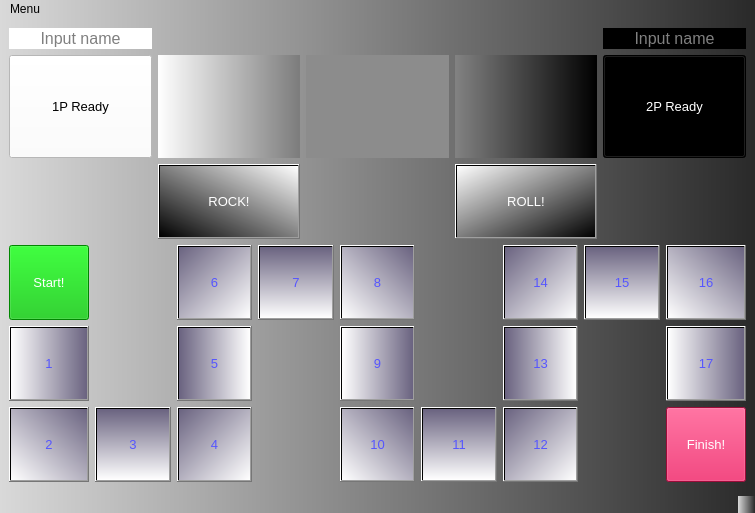
<?xml version="1.0" encoding="UTF-8"?>
<ui version="4.0">
 <class>MainWindow</class>
 <widget class="QMainWindow" name="MainWindow">
  <property name="geometry">
   <rect>
    <x>0</x>
    <y>0</y>
    <width>755</width>
    <height>513</height>
   </rect>
  </property>
  <property name="windowTitle">
   <string>Rock &amp; Roll Table Game</string>
  </property>
  <property name="styleSheet">
   <string notr="true">background-color: qlineargradient(spread:pad, x1:0, y1:1, x2:1, y2:1, stop:0 rgba(217, 217, 217, 255), stop:1 rgba(41, 41, 41, 255));</string>
  </property>
  <widget class="QWidget" name="centralwidget">
   <layout class="QVBoxLayout" name="verticalLayout">
    <item>
     <layout class="QGridLayout" name="gridLayout">
      <item row="2" column="3">
       <widget class="QPushButton" name="pushButton_21">
        <property name="sizePolicy">
         <sizepolicy hsizetype="Expanding" vsizetype="Expanding">
          <horstretch>0</horstretch>
          <verstretch>0</verstretch>
         </sizepolicy>
        </property>
        <property name="minimumSize">
         <size>
          <width>75</width>
          <height>75</height>
         </size>
        </property>
        <property name="font">
         <font>
          <pointsize>10</pointsize>
         </font>
        </property>
        <property name="styleSheet">
         <string notr="true">color: rgb(255, 255, 255);
background-color: qlineargradient(spread:pad, x1:0, y1:0, x2:1, y2:1, stop:0 rgba(255, 255, 255, 255), stop:1 rgba(0, 0, 0, 255));</string>
        </property>
        <property name="text">
         <string>ROLL!</string>
        </property>
       </widget>
      </item>
      <item row="0" column="0">
       <widget class="QLineEdit" name="lineEdit">
        <property name="sizePolicy">
         <sizepolicy hsizetype="Preferred" vsizetype="Maximum">
          <horstretch>75</horstretch>
          <verstretch>75</verstretch>
         </sizepolicy>
        </property>
        <property name="palette">
         <palette>
          <active>
           <colorrole role="Button">
            <brush brushstyle="SolidPattern">
             <color alpha="255">
              <red>255</red>
              <green>255</green>
              <blue>255</blue>
             </color>
            </brush>
           </colorrole>
           <colorrole role="Base">
            <brush brushstyle="SolidPattern">
             <color alpha="255">
              <red>255</red>
              <green>255</green>
              <blue>255</blue>
             </color>
            </brush>
           </colorrole>
           <colorrole role="Window">
            <brush brushstyle="SolidPattern">
             <color alpha="255">
              <red>255</red>
              <green>255</green>
              <blue>255</blue>
             </color>
            </brush>
           </colorrole>
           <colorrole role="Highlight">
            <brush brushstyle="SolidPattern">
             <color alpha="255">
              <red>0</red>
              <green>0</green>
              <blue>0</blue>
             </color>
            </brush>
           </colorrole>
           <colorrole role="HighlightedText">
            <brush brushstyle="SolidPattern">
             <color alpha="255">
              <red>255</red>
              <green>255</green>
              <blue>255</blue>
             </color>
            </brush>
           </colorrole>
          </active>
          <inactive>
           <colorrole role="Button">
            <brush brushstyle="SolidPattern">
             <color alpha="255">
              <red>255</red>
              <green>255</green>
              <blue>255</blue>
             </color>
            </brush>
           </colorrole>
           <colorrole role="Base">
            <brush brushstyle="SolidPattern">
             <color alpha="255">
              <red>255</red>
              <green>255</green>
              <blue>255</blue>
             </color>
            </brush>
           </colorrole>
           <colorrole role="Window">
            <brush brushstyle="SolidPattern">
             <color alpha="255">
              <red>255</red>
              <green>255</green>
              <blue>255</blue>
             </color>
            </brush>
           </colorrole>
           <colorrole role="Highlight">
            <brush brushstyle="SolidPattern">
             <color alpha="255">
              <red>0</red>
              <green>0</green>
              <blue>0</blue>
             </color>
            </brush>
           </colorrole>
           <colorrole role="HighlightedText">
            <brush brushstyle="SolidPattern">
             <color alpha="255">
              <red>255</red>
              <green>255</green>
              <blue>255</blue>
             </color>
            </brush>
           </colorrole>
          </inactive>
          <disabled>
           <colorrole role="Button">
            <brush brushstyle="SolidPattern">
             <color alpha="255">
              <red>255</red>
              <green>255</green>
              <blue>255</blue>
             </color>
            </brush>
           </colorrole>
           <colorrole role="Base">
            <brush brushstyle="SolidPattern">
             <color alpha="255">
              <red>255</red>
              <green>255</green>
              <blue>255</blue>
             </color>
            </brush>
           </colorrole>
           <colorrole role="Window">
            <brush brushstyle="SolidPattern">
             <color alpha="255">
              <red>255</red>
              <green>255</green>
              <blue>255</blue>
             </color>
            </brush>
           </colorrole>
           <colorrole role="Highlight">
            <brush brushstyle="SolidPattern">
             <color alpha="255">
              <red>0</red>
              <green>120</green>
              <blue>215</blue>
             </color>
            </brush>
           </colorrole>
           <colorrole role="HighlightedText">
            <brush brushstyle="SolidPattern">
             <color alpha="255">
              <red>255</red>
              <green>255</green>
              <blue>255</blue>
             </color>
            </brush>
           </colorrole>
          </disabled>
         </palette>
        </property>
        <property name="font">
         <font>
          <pointsize>12</pointsize>
         </font>
        </property>
        <property name="styleSheet">
         <string notr="true">background-color: rgb(255, 255, 255);</string>
        </property>
        <property name="text">
         <string/>
        </property>
        <property name="maxLength">
         <number>7</number>
        </property>
        <property name="frame">
         <bool>false</bool>
        </property>
        <property name="echoMode">
         <enum>QLineEdit::Normal</enum>
        </property>
        <property name="alignment">
         <set>Qt::AlignCenter</set>
        </property>
        <property name="readOnly">
         <bool>false</bool>
        </property>
        <property name="placeholderText">
         <string>Input name</string>
        </property>
       </widget>
      </item>
      <item row="2" column="1">
       <widget class="QPushButton" name="pushButton_20">
        <property name="sizePolicy">
         <sizepolicy hsizetype="Expanding" vsizetype="Expanding">
          <horstretch>0</horstretch>
          <verstretch>0</verstretch>
         </sizepolicy>
        </property>
        <property name="minimumSize">
         <size>
          <width>75</width>
          <height>75</height>
         </size>
        </property>
        <property name="font">
         <font>
          <pointsize>10</pointsize>
         </font>
        </property>
        <property name="styleSheet">
         <string notr="true">color: rgb(255, 255, 255);
background-color: qlineargradient(spread:pad, x1:1, y1:0, x2:0, y2:1, stop:0 rgba(255, 255, 255, 255), stop:1 rgba(0, 0, 0, 255));</string>
        </property>
        <property name="text">
         <string>ROCK!</string>
        </property>
       </widget>
      </item>
      <item row="0" column="4">
       <widget class="QLineEdit" name="lineEdit_5">
        <property name="sizePolicy">
         <sizepolicy hsizetype="Preferred" vsizetype="Maximum">
          <horstretch>75</horstretch>
          <verstretch>75</verstretch>
         </sizepolicy>
        </property>
        <property name="palette">
         <palette>
          <active>
           <colorrole role="WindowText">
            <brush brushstyle="SolidPattern">
             <color alpha="255">
              <red>255</red>
              <green>255</green>
              <blue>255</blue>
             </color>
            </brush>
           </colorrole>
           <colorrole role="Button">
            <brush brushstyle="SolidPattern">
             <color alpha="255">
              <red>0</red>
              <green>0</green>
              <blue>0</blue>
             </color>
            </brush>
           </colorrole>
           <colorrole role="Text">
            <brush brushstyle="SolidPattern">
             <color alpha="255">
              <red>255</red>
              <green>255</green>
              <blue>255</blue>
             </color>
            </brush>
           </colorrole>
           <colorrole role="ButtonText">
            <brush brushstyle="SolidPattern">
             <color alpha="255">
              <red>255</red>
              <green>255</green>
              <blue>255</blue>
             </color>
            </brush>
           </colorrole>
           <colorrole role="Base">
            <brush brushstyle="SolidPattern">
             <color alpha="255">
              <red>0</red>
              <green>0</green>
              <blue>0</blue>
             </color>
            </brush>
           </colorrole>
           <colorrole role="Window">
            <brush brushstyle="SolidPattern">
             <color alpha="255">
              <red>0</red>
              <green>0</green>
              <blue>0</blue>
             </color>
            </brush>
           </colorrole>
           <colorrole role="Highlight">
            <brush brushstyle="SolidPattern">
             <color alpha="255">
              <red>255</red>
              <green>255</green>
              <blue>255</blue>
             </color>
            </brush>
           </colorrole>
           <colorrole role="HighlightedText">
            <brush brushstyle="SolidPattern">
             <color alpha="255">
              <red>0</red>
              <green>0</green>
              <blue>0</blue>
             </color>
            </brush>
           </colorrole>
           <colorrole role="PlaceholderText">
            <brush brushstyle="NoBrush">
             <color alpha="128">
              <red>255</red>
              <green>255</green>
              <blue>255</blue>
             </color>
            </brush>
           </colorrole>
          </active>
          <inactive>
           <colorrole role="WindowText">
            <brush brushstyle="SolidPattern">
             <color alpha="255">
              <red>255</red>
              <green>255</green>
              <blue>255</blue>
             </color>
            </brush>
           </colorrole>
           <colorrole role="Button">
            <brush brushstyle="SolidPattern">
             <color alpha="255">
              <red>0</red>
              <green>0</green>
              <blue>0</blue>
             </color>
            </brush>
           </colorrole>
           <colorrole role="Text">
            <brush brushstyle="SolidPattern">
             <color alpha="255">
              <red>255</red>
              <green>255</green>
              <blue>255</blue>
             </color>
            </brush>
           </colorrole>
           <colorrole role="ButtonText">
            <brush brushstyle="SolidPattern">
             <color alpha="255">
              <red>255</red>
              <green>255</green>
              <blue>255</blue>
             </color>
            </brush>
           </colorrole>
           <colorrole role="Base">
            <brush brushstyle="SolidPattern">
             <color alpha="255">
              <red>0</red>
              <green>0</green>
              <blue>0</blue>
             </color>
            </brush>
           </colorrole>
           <colorrole role="Window">
            <brush brushstyle="SolidPattern">
             <color alpha="255">
              <red>0</red>
              <green>0</green>
              <blue>0</blue>
             </color>
            </brush>
           </colorrole>
           <colorrole role="Highlight">
            <brush brushstyle="SolidPattern">
             <color alpha="255">
              <red>255</red>
              <green>255</green>
              <blue>255</blue>
             </color>
            </brush>
           </colorrole>
           <colorrole role="HighlightedText">
            <brush brushstyle="SolidPattern">
             <color alpha="255">
              <red>0</red>
              <green>0</green>
              <blue>0</blue>
             </color>
            </brush>
           </colorrole>
           <colorrole role="PlaceholderText">
            <brush brushstyle="NoBrush">
             <color alpha="128">
              <red>255</red>
              <green>255</green>
              <blue>255</blue>
             </color>
            </brush>
           </colorrole>
          </inactive>
          <disabled>
           <colorrole role="WindowText">
            <brush brushstyle="SolidPattern">
             <color alpha="255">
              <red>255</red>
              <green>255</green>
              <blue>255</blue>
             </color>
            </brush>
           </colorrole>
           <colorrole role="Button">
            <brush brushstyle="SolidPattern">
             <color alpha="255">
              <red>0</red>
              <green>0</green>
              <blue>0</blue>
             </color>
            </brush>
           </colorrole>
           <colorrole role="Text">
            <brush brushstyle="SolidPattern">
             <color alpha="255">
              <red>255</red>
              <green>255</green>
              <blue>255</blue>
             </color>
            </brush>
           </colorrole>
           <colorrole role="ButtonText">
            <brush brushstyle="SolidPattern">
             <color alpha="255">
              <red>255</red>
              <green>255</green>
              <blue>255</blue>
             </color>
            </brush>
           </colorrole>
           <colorrole role="Base">
            <brush brushstyle="SolidPattern">
             <color alpha="255">
              <red>0</red>
              <green>0</green>
              <blue>0</blue>
             </color>
            </brush>
           </colorrole>
           <colorrole role="Window">
            <brush brushstyle="SolidPattern">
             <color alpha="255">
              <red>0</red>
              <green>0</green>
              <blue>0</blue>
             </color>
            </brush>
           </colorrole>
           <colorrole role="Highlight">
            <brush brushstyle="SolidPattern">
             <color alpha="255">
              <red>0</red>
              <green>120</green>
              <blue>215</blue>
             </color>
            </brush>
           </colorrole>
           <colorrole role="HighlightedText">
            <brush brushstyle="SolidPattern">
             <color alpha="255">
              <red>0</red>
              <green>0</green>
              <blue>0</blue>
             </color>
            </brush>
           </colorrole>
           <colorrole role="PlaceholderText">
            <brush brushstyle="NoBrush">
             <color alpha="128">
              <red>255</red>
              <green>255</green>
              <blue>255</blue>
             </color>
            </brush>
           </colorrole>
          </disabled>
         </palette>
        </property>
        <property name="font">
         <font>
          <pointsize>12</pointsize>
         </font>
        </property>
        <property name="styleSheet">
         <string notr="true">background-color: rgb(0, 0, 0);
color: rgb(255, 255, 255);</string>
        </property>
        <property name="text">
         <string/>
        </property>
        <property name="maxLength">
         <number>7</number>
        </property>
        <property name="frame">
         <bool>false</bool>
        </property>
        <property name="alignment">
         <set>Qt::AlignCenter</set>
        </property>
        <property name="readOnly">
         <bool>false</bool>
        </property>
        <property name="placeholderText">
         <string>Input name</string>
        </property>
       </widget>
      </item>
      <item row="1" column="0">
       <widget class="QPushButton" name="pushButton_22">
        <property name="sizePolicy">
         <sizepolicy hsizetype="Minimum" vsizetype="Minimum">
          <horstretch>0</horstretch>
          <verstretch>0</verstretch>
         </sizepolicy>
        </property>
        <property name="font">
         <font>
          <pointsize>10</pointsize>
         </font>
        </property>
        <property name="styleSheet">
         <string notr="true">color: rgb(0, 0, 0);
background-color: rgb(255, 255, 255);
</string>
        </property>
        <property name="text">
         <string>1P Ready</string>
        </property>
       </widget>
      </item>
      <item row="1" column="4">
       <widget class="QPushButton" name="pushButton_23">
        <property name="sizePolicy">
         <sizepolicy hsizetype="Minimum" vsizetype="Minimum">
          <horstretch>75</horstretch>
          <verstretch>75</verstretch>
         </sizepolicy>
        </property>
        <property name="font">
         <font>
          <pointsize>10</pointsize>
         </font>
        </property>
        <property name="styleSheet">
         <string notr="true">color: rgb(255, 255, 255);
background-color: rgb(0, 0, 0);</string>
        </property>
        <property name="text">
         <string>2P Ready</string>
        </property>
       </widget>
      </item>
      <item row="1" column="1">
       <widget class="QLineEdit" name="lineEdit_2">
        <property name="sizePolicy">
         <sizepolicy hsizetype="Preferred" vsizetype="Preferred">
          <horstretch>75</horstretch>
          <verstretch>75</verstretch>
         </sizepolicy>
        </property>
        <property name="minimumSize">
         <size>
          <width>0</width>
          <height>75</height>
         </size>
        </property>
        <property name="font">
         <font>
          <pointsize>12</pointsize>
         </font>
        </property>
        <property name="styleSheet">
         <string notr="true">background-color: qlineargradient(spread:pad, x1:1, y1:0, x2:0, y2:0, stop:0 rgba(124, 124, 124, 255), stop:1 rgba(255, 255, 255, 255));</string>
        </property>
        <property name="frame">
         <bool>false</bool>
        </property>
        <property name="alignment">
         <set>Qt::AlignCenter</set>
        </property>
        <property name="readOnly">
         <bool>true</bool>
        </property>
       </widget>
      </item>
      <item row="1" column="2">
       <widget class="QLineEdit" name="lineEdit_3">
        <property name="sizePolicy">
         <sizepolicy hsizetype="Preferred" vsizetype="Preferred">
          <horstretch>75</horstretch>
          <verstretch>75</verstretch>
         </sizepolicy>
        </property>
        <property name="minimumSize">
         <size>
          <width>0</width>
          <height>75</height>
         </size>
        </property>
        <property name="font">
         <font>
          <pointsize>12</pointsize>
         </font>
        </property>
        <property name="styleSheet">
         <string notr="true">background-color: rgb(140, 140, 140);</string>
        </property>
        <property name="frame">
         <bool>false</bool>
        </property>
        <property name="alignment">
         <set>Qt::AlignCenter</set>
        </property>
        <property name="readOnly">
         <bool>true</bool>
        </property>
       </widget>
      </item>
      <item row="1" column="3">
       <widget class="QLineEdit" name="lineEdit_4">
        <property name="sizePolicy">
         <sizepolicy hsizetype="Preferred" vsizetype="Preferred">
          <horstretch>75</horstretch>
          <verstretch>75</verstretch>
         </sizepolicy>
        </property>
        <property name="minimumSize">
         <size>
          <width>0</width>
          <height>75</height>
         </size>
        </property>
        <property name="font">
         <font>
          <pointsize>12</pointsize>
         </font>
        </property>
        <property name="styleSheet">
         <string notr="true">background-color: qlineargradient(spread:pad, x1:0, y1:1, x2:1, y2:1, stop:0 rgba(130, 130, 130, 255), stop:1 rgba(0, 0, 0, 255));
color: rgb(255, 255, 255);</string>
        </property>
        <property name="frame">
         <bool>false</bool>
        </property>
        <property name="alignment">
         <set>Qt::AlignCenter</set>
        </property>
        <property name="readOnly">
         <bool>true</bool>
        </property>
       </widget>
      </item>
     </layout>
    </item>
    <item>
     <layout class="QGridLayout" name="gridLayout_2">
      <item row="0" column="7">
       <widget class="QPushButton" name="pushButton_16">
        <property name="sizePolicy">
         <sizepolicy hsizetype="Expanding" vsizetype="Expanding">
          <horstretch>0</horstretch>
          <verstretch>0</verstretch>
         </sizepolicy>
        </property>
        <property name="minimumSize">
         <size>
          <width>75</width>
          <height>75</height>
         </size>
        </property>
        <property name="font">
         <font>
          <pointsize>10</pointsize>
         </font>
        </property>
        <property name="autoFillBackground">
         <bool>false</bool>
        </property>
        <property name="styleSheet">
         <string notr="true">color: rgb(85, 85, 255);
background-color: qlineargradient(spread:pad, x1:0, y1:0, x2:0, y2:1, stop:0 rgba(106, 99, 128, 255), stop:1 rgba(255, 255, 255, 255));</string>
        </property>
        <property name="text">
         <string>15</string>
        </property>
        <property name="autoRepeat">
         <bool>false</bool>
        </property>
       </widget>
      </item>
      <item row="0" column="2">
       <widget class="QPushButton" name="pushButton_7">
        <property name="sizePolicy">
         <sizepolicy hsizetype="Expanding" vsizetype="Expanding">
          <horstretch>0</horstretch>
          <verstretch>0</verstretch>
         </sizepolicy>
        </property>
        <property name="minimumSize">
         <size>
          <width>75</width>
          <height>75</height>
         </size>
        </property>
        <property name="font">
         <font>
          <pointsize>10</pointsize>
         </font>
        </property>
        <property name="autoFillBackground">
         <bool>false</bool>
        </property>
        <property name="styleSheet">
         <string notr="true">color: rgb(85, 85, 255);
background-color: qlineargradient(spread:pad, x1:0, y1:0, x2:1, y2:1, stop:0 rgba(106, 99, 128, 255), stop:1 rgba(255, 255, 255, 255));</string>
        </property>
        <property name="text">
         <string>6</string>
        </property>
        <property name="autoRepeat">
         <bool>false</bool>
        </property>
       </widget>
      </item>
      <item row="1" column="0">
       <widget class="QPushButton" name="pushButton_2">
        <property name="sizePolicy">
         <sizepolicy hsizetype="Expanding" vsizetype="Expanding">
          <horstretch>0</horstretch>
          <verstretch>0</verstretch>
         </sizepolicy>
        </property>
        <property name="minimumSize">
         <size>
          <width>75</width>
          <height>75</height>
         </size>
        </property>
        <property name="font">
         <font>
          <pointsize>10</pointsize>
          <weight>50</weight>
          <italic>false</italic>
          <bold>false</bold>
         </font>
        </property>
        <property name="autoFillBackground">
         <bool>false</bool>
        </property>
        <property name="styleSheet">
         <string notr="true">color: rgb(85, 85, 255);
background-color: qlineargradient(spread:pad, x1:1, y1:1, x2:0, y2:1, stop:0 rgba(106, 99, 128, 255), stop:1 rgba(255, 255, 255, 255));</string>
        </property>
        <property name="text">
         <string>1</string>
        </property>
        <property name="autoRepeat">
         <bool>false</bool>
        </property>
       </widget>
      </item>
      <item row="2" column="0">
       <widget class="QPushButton" name="pushButton_3">
        <property name="sizePolicy">
         <sizepolicy hsizetype="Expanding" vsizetype="Expanding">
          <horstretch>0</horstretch>
          <verstretch>0</verstretch>
         </sizepolicy>
        </property>
        <property name="minimumSize">
         <size>
          <width>75</width>
          <height>75</height>
         </size>
        </property>
        <property name="font">
         <font>
          <pointsize>10</pointsize>
         </font>
        </property>
        <property name="autoFillBackground">
         <bool>false</bool>
        </property>
        <property name="styleSheet">
         <string notr="true">color: rgb(85, 85, 255);
background-color: qlineargradient(spread:pad, x1:1, y1:0, x2:0, y2:1, stop:0 rgba(106, 99, 128, 255), stop:1 rgba(255, 255, 255, 255));

</string>
        </property>
        <property name="text">
         <string>2</string>
        </property>
        <property name="autoRepeat">
         <bool>false</bool>
        </property>
       </widget>
      </item>
      <item row="1" column="2">
       <widget class="QPushButton" name="pushButton_6">
        <property name="sizePolicy">
         <sizepolicy hsizetype="Expanding" vsizetype="Expanding">
          <horstretch>0</horstretch>
          <verstretch>0</verstretch>
         </sizepolicy>
        </property>
        <property name="minimumSize">
         <size>
          <width>75</width>
          <height>75</height>
         </size>
        </property>
        <property name="font">
         <font>
          <pointsize>10</pointsize>
         </font>
        </property>
        <property name="autoFillBackground">
         <bool>false</bool>
        </property>
        <property name="styleSheet">
         <string notr="true">color: rgb(85, 85, 255);
background-color: qlineargradient(spread:pad, x1:0, y1:0, x2:1, y2:0, stop:0 rgba(106, 99, 128, 255), stop:1 rgba(255, 255, 255, 255));</string>
        </property>
        <property name="text">
         <string>5</string>
        </property>
        <property name="autoRepeat">
         <bool>false</bool>
        </property>
       </widget>
      </item>
      <item row="0" column="0">
       <widget class="QPushButton" name="pushButton">
        <property name="sizePolicy">
         <sizepolicy hsizetype="Expanding" vsizetype="Expanding">
          <horstretch>0</horstretch>
          <verstretch>0</verstretch>
         </sizepolicy>
        </property>
        <property name="minimumSize">
         <size>
          <width>75</width>
          <height>75</height>
         </size>
        </property>
        <property name="font">
         <font>
          <pointsize>10</pointsize>
         </font>
        </property>
        <property name="autoFillBackground">
         <bool>false</bool>
        </property>
        <property name="styleSheet">
         <string notr="true">color: rgb(255, 255, 255);
background-color: rgb(0, 188, 0);</string>
        </property>
        <property name="text">
         <string>Start!</string>
        </property>
        <property name="autoRepeat">
         <bool>false</bool>
        </property>
       </widget>
      </item>
      <item row="1" column="4">
       <widget class="QPushButton" name="pushButton_10">
        <property name="sizePolicy">
         <sizepolicy hsizetype="Expanding" vsizetype="Expanding">
          <horstretch>0</horstretch>
          <verstretch>0</verstretch>
         </sizepolicy>
        </property>
        <property name="minimumSize">
         <size>
          <width>75</width>
          <height>75</height>
         </size>
        </property>
        <property name="font">
         <font>
          <pointsize>10</pointsize>
         </font>
        </property>
        <property name="autoFillBackground">
         <bool>false</bool>
        </property>
        <property name="styleSheet">
         <string notr="true">color: rgb(85, 85, 255);
background-color: qlineargradient(spread:pad, x1:1, y1:1, x2:0, y2:1, stop:0 rgba(106, 99, 128, 255), stop:1 rgba(255, 255, 255, 255));</string>
        </property>
        <property name="text">
         <string>9</string>
        </property>
        <property name="autoRepeat">
         <bool>false</bool>
        </property>
       </widget>
      </item>
      <item row="2" column="6">
       <widget class="QPushButton" name="pushButton_13">
        <property name="sizePolicy">
         <sizepolicy hsizetype="Expanding" vsizetype="Expanding">
          <horstretch>0</horstretch>
          <verstretch>0</verstretch>
         </sizepolicy>
        </property>
        <property name="minimumSize">
         <size>
          <width>75</width>
          <height>75</height>
         </size>
        </property>
        <property name="font">
         <font>
          <pointsize>10</pointsize>
         </font>
        </property>
        <property name="autoFillBackground">
         <bool>false</bool>
        </property>
        <property name="styleSheet">
         <string notr="true">color: rgb(85, 85, 255);
background-color: qlineargradient(spread:pad, x1:0, y1:0, x2:1, y2:1, stop:0 rgba(106, 99, 128, 255), stop:1 rgba(255, 255, 255, 255));</string>
        </property>
        <property name="text">
         <string>12</string>
        </property>
        <property name="autoRepeat">
         <bool>false</bool>
        </property>
       </widget>
      </item>
      <item row="0" column="6">
       <widget class="QPushButton" name="pushButton_15">
        <property name="sizePolicy">
         <sizepolicy hsizetype="Expanding" vsizetype="Expanding">
          <horstretch>0</horstretch>
          <verstretch>0</verstretch>
         </sizepolicy>
        </property>
        <property name="minimumSize">
         <size>
          <width>75</width>
          <height>75</height>
         </size>
        </property>
        <property name="font">
         <font>
          <pointsize>10</pointsize>
         </font>
        </property>
        <property name="autoFillBackground">
         <bool>false</bool>
        </property>
        <property name="styleSheet">
         <string notr="true">color: rgb(85, 85, 255);
background-color: qlineargradient(spread:pad, x1:0, y1:0, x2:1, y2:1, stop:0 rgba(106, 99, 128, 255), stop:1 rgba(255, 255, 255, 255));
</string>
        </property>
        <property name="text">
         <string>14</string>
        </property>
        <property name="autoRepeat">
         <bool>false</bool>
        </property>
       </widget>
      </item>
      <item row="2" column="2">
       <widget class="QPushButton" name="pushButton_5">
        <property name="sizePolicy">
         <sizepolicy hsizetype="Expanding" vsizetype="Expanding">
          <horstretch>0</horstretch>
          <verstretch>0</verstretch>
         </sizepolicy>
        </property>
        <property name="minimumSize">
         <size>
          <width>75</width>
          <height>75</height>
         </size>
        </property>
        <property name="font">
         <font>
          <pointsize>10</pointsize>
         </font>
        </property>
        <property name="autoFillBackground">
         <bool>false</bool>
        </property>
        <property name="styleSheet">
         <string notr="true">color: rgb(85, 85, 255);
background-color: qlineargradient(spread:pad, x1:0, y1:0, x2:1, y2:1, stop:0 rgba(106, 99, 128, 255), stop:1 rgba(255, 255, 255, 255));</string>
        </property>
        <property name="text">
         <string>4</string>
        </property>
        <property name="autoRepeat">
         <bool>false</bool>
        </property>
       </widget>
      </item>
      <item row="0" column="4">
       <widget class="QPushButton" name="pushButton_9">
        <property name="sizePolicy">
         <sizepolicy hsizetype="Expanding" vsizetype="Expanding">
          <horstretch>0</horstretch>
          <verstretch>0</verstretch>
         </sizepolicy>
        </property>
        <property name="minimumSize">
         <size>
          <width>75</width>
          <height>75</height>
         </size>
        </property>
        <property name="font">
         <font>
          <pointsize>10</pointsize>
         </font>
        </property>
        <property name="autoFillBackground">
         <bool>false</bool>
        </property>
        <property name="styleSheet">
         <string notr="true">color: rgb(85, 85, 255);
background-color: qlineargradient(spread:pad, x1:1, y1:0, x2:0, y2:1, stop:0 rgba(106, 99, 128, 255), stop:1 rgba(255, 255, 255, 255));
</string>
        </property>
        <property name="text">
         <string>8</string>
        </property>
        <property name="autoRepeat">
         <bool>false</bool>
        </property>
       </widget>
      </item>
      <item row="2" column="1">
       <widget class="QPushButton" name="pushButton_4">
        <property name="sizePolicy">
         <sizepolicy hsizetype="Expanding" vsizetype="Expanding">
          <horstretch>0</horstretch>
          <verstretch>0</verstretch>
         </sizepolicy>
        </property>
        <property name="minimumSize">
         <size>
          <width>75</width>
          <height>75</height>
         </size>
        </property>
        <property name="font">
         <font>
          <pointsize>10</pointsize>
         </font>
        </property>
        <property name="autoFillBackground">
         <bool>false</bool>
        </property>
        <property name="styleSheet">
         <string notr="true">color: rgb(85, 85, 255);
background-color: qlineargradient(spread:pad, x1:1, y1:0, x2:1, y2:1, stop:0 rgba(106, 99, 128, 255), stop:1 rgba(255, 255, 255, 255));</string>
        </property>
        <property name="text">
         <string>3</string>
        </property>
        <property name="autoRepeat">
         <bool>false</bool>
        </property>
       </widget>
      </item>
      <item row="0" column="3">
       <widget class="QPushButton" name="pushButton_8">
        <property name="sizePolicy">
         <sizepolicy hsizetype="Expanding" vsizetype="Expanding">
          <horstretch>0</horstretch>
          <verstretch>0</verstretch>
         </sizepolicy>
        </property>
        <property name="minimumSize">
         <size>
          <width>75</width>
          <height>75</height>
         </size>
        </property>
        <property name="font">
         <font>
          <pointsize>10</pointsize>
         </font>
        </property>
        <property name="autoFillBackground">
         <bool>false</bool>
        </property>
        <property name="styleSheet">
         <string notr="true">color: rgb(85, 85, 255);
background-color: qlineargradient(spread:pad, x1:0, y1:0, x2:0, y2:1, stop:0 rgba(106, 99, 128, 255), stop:1 rgba(255, 255, 255, 255));</string>
        </property>
        <property name="text">
         <string>7</string>
        </property>
        <property name="autoRepeat">
         <bool>false</bool>
        </property>
       </widget>
      </item>
      <item row="1" column="6">
       <widget class="QPushButton" name="pushButton_14">
        <property name="sizePolicy">
         <sizepolicy hsizetype="Expanding" vsizetype="Expanding">
          <horstretch>0</horstretch>
          <verstretch>0</verstretch>
         </sizepolicy>
        </property>
        <property name="minimumSize">
         <size>
          <width>75</width>
          <height>75</height>
         </size>
        </property>
        <property name="font">
         <font>
          <pointsize>10</pointsize>
         </font>
        </property>
        <property name="autoFillBackground">
         <bool>false</bool>
        </property>
        <property name="styleSheet">
         <string notr="true">color: rgb(85, 85, 255);
background-color: qlineargradient(spread:pad, x1:0, y1:1, x2:1, y2:1, stop:0 rgba(106, 99, 128, 255), stop:1 rgba(255, 255, 255, 255));
</string>
        </property>
        <property name="text">
         <string>13</string>
        </property>
        <property name="autoRepeat">
         <bool>false</bool>
        </property>
       </widget>
      </item>
      <item row="2" column="4">
       <widget class="QPushButton" name="pushButton_11">
        <property name="sizePolicy">
         <sizepolicy hsizetype="Expanding" vsizetype="Expanding">
          <horstretch>0</horstretch>
          <verstretch>0</verstretch>
         </sizepolicy>
        </property>
        <property name="minimumSize">
         <size>
          <width>75</width>
          <height>75</height>
         </size>
        </property>
        <property name="font">
         <font>
          <pointsize>10</pointsize>
         </font>
        </property>
        <property name="autoFillBackground">
         <bool>false</bool>
        </property>
        <property name="styleSheet">
         <string notr="true">color: rgb(85, 85, 255);
background-color: qlineargradient(spread:pad, x1:1, y1:0, x2:0, y2:1, stop:0 rgba(106, 99, 128, 255), stop:1 rgba(255, 255, 255, 255));</string>
        </property>
        <property name="text">
         <string>10</string>
        </property>
        <property name="autoRepeat">
         <bool>false</bool>
        </property>
       </widget>
      </item>
      <item row="2" column="5">
       <widget class="QPushButton" name="pushButton_12">
        <property name="sizePolicy">
         <sizepolicy hsizetype="Expanding" vsizetype="Expanding">
          <horstretch>0</horstretch>
          <verstretch>0</verstretch>
         </sizepolicy>
        </property>
        <property name="minimumSize">
         <size>
          <width>75</width>
          <height>75</height>
         </size>
        </property>
        <property name="font">
         <font>
          <pointsize>10</pointsize>
         </font>
        </property>
        <property name="autoFillBackground">
         <bool>false</bool>
        </property>
        <property name="styleSheet">
         <string notr="true">color: rgb(85, 85, 255);
background-color: qlineargradient(spread:pad, x1:0, y1:0, x2:0, y2:1, stop:0 rgba(106, 99, 128, 255), stop:1 rgba(255, 255, 255, 255));</string>
        </property>
        <property name="text">
         <string>11</string>
        </property>
        <property name="autoRepeat">
         <bool>false</bool>
        </property>
       </widget>
      </item>
      <item row="0" column="8">
       <widget class="QPushButton" name="pushButton_17">
        <property name="sizePolicy">
         <sizepolicy hsizetype="Expanding" vsizetype="Expanding">
          <horstretch>0</horstretch>
          <verstretch>0</verstretch>
         </sizepolicy>
        </property>
        <property name="minimumSize">
         <size>
          <width>75</width>
          <height>75</height>
         </size>
        </property>
        <property name="font">
         <font>
          <pointsize>10</pointsize>
         </font>
        </property>
        <property name="autoFillBackground">
         <bool>false</bool>
        </property>
        <property name="styleSheet">
         <string notr="true">color: rgb(85, 85, 255);
background-color: qlineargradient(spread:pad, x1:1, y1:0, x2:0, y2:1, stop:0 rgba(106, 99, 128, 255), stop:1 rgba(255, 255, 255, 255));
</string>
        </property>
        <property name="text">
         <string>16</string>
        </property>
        <property name="autoRepeat">
         <bool>false</bool>
        </property>
       </widget>
      </item>
      <item row="1" column="8">
       <widget class="QPushButton" name="pushButton_18">
        <property name="sizePolicy">
         <sizepolicy hsizetype="Expanding" vsizetype="Expanding">
          <horstretch>0</horstretch>
          <verstretch>0</verstretch>
         </sizepolicy>
        </property>
        <property name="minimumSize">
         <size>
          <width>75</width>
          <height>75</height>
         </size>
        </property>
        <property name="font">
         <font>
          <pointsize>10</pointsize>
         </font>
        </property>
        <property name="autoFillBackground">
         <bool>false</bool>
        </property>
        <property name="styleSheet">
         <string notr="true">color: rgb(85, 85, 255);
background-color: qlineargradient(spread:pad, x1:1, y1:1, x2:0, y2:1, stop:0 rgba(106, 99, 128, 255), stop:1 rgba(255, 255, 255, 255));</string>
        </property>
        <property name="text">
         <string>17</string>
        </property>
        <property name="autoRepeat">
         <bool>false</bool>
        </property>
       </widget>
      </item>
      <item row="2" column="8">
       <widget class="QPushButton" name="pushButton_19">
        <property name="sizePolicy">
         <sizepolicy hsizetype="Expanding" vsizetype="Expanding">
          <horstretch>0</horstretch>
          <verstretch>0</verstretch>
         </sizepolicy>
        </property>
        <property name="minimumSize">
         <size>
          <width>75</width>
          <height>75</height>
         </size>
        </property>
        <property name="font">
         <font>
          <pointsize>10</pointsize>
         </font>
        </property>
        <property name="autoFillBackground">
         <bool>false</bool>
        </property>
        <property name="styleSheet">
         <string notr="true">color: rgb(255, 255, 255);
background-color: rgb(217, 16, 80);</string>
        </property>
        <property name="text">
         <string>Finish!</string>
        </property>
        <property name="autoRepeat">
         <bool>false</bool>
        </property>
       </widget>
      </item>
     </layout>
    </item>
   </layout>
  </widget>
  <widget class="QMenuBar" name="menubar">
   <property name="geometry">
    <rect>
     <x>0</x>
     <y>0</y>
     <width>755</width>
     <height>26</height>
    </rect>
   </property>
   <widget class="QMenu" name="menuMenu">
    <property name="title">
     <string>Menu</string>
    </property>
    <addaction name="actionRestart"/>
   </widget>
   <addaction name="menuMenu"/>
  </widget>
  <widget class="QStatusBar" name="statusbar"/>
  <action name="actionRestart">
   <property name="text">
    <string>Restart</string>
   </property>
  </action>
 </widget>
 <resources/>
 <connections>
  <connection>
   <sender>pushButton_22</sender>
   <signal>clicked()</signal>
   <receiver>MainWindow</receiver>
   <slot>name1input()</slot>
   <hints>
    <hint type="sourcelabel">
     <x>80</x>
     <y>114</y>
    </hint>
    <hint type="destinationlabel">
     <x>189</x>
     <y>43</y>
    </hint>
   </hints>
  </connection>
  <connection>
   <sender>pushButton_23</sender>
   <signal>clicked()</signal>
   <receiver>MainWindow</receiver>
   <slot>name2input()</slot>
   <hints>
    <hint type="sourcelabel">
     <x>662</x>
     <y>105</y>
    </hint>
    <hint type="destinationlabel">
     <x>545</x>
     <y>61</y>
    </hint>
   </hints>
  </connection>
  <connection>
   <sender>pushButton_20</sender>
   <signal>clicked()</signal>
   <receiver>MainWindow</receiver>
   <slot>makeRoll1()</slot>
   <hints>
    <hint type="sourcelabel">
     <x>228</x>
     <y>204</y>
    </hint>
    <hint type="destinationlabel">
     <x>131</x>
     <y>190</y>
    </hint>
   </hints>
  </connection>
  <connection>
   <sender>pushButton_21</sender>
   <signal>clicked()</signal>
   <receiver>MainWindow</receiver>
   <slot>makeRoll2()</slot>
   <hints>
    <hint type="sourcelabel">
     <x>548</x>
     <y>191</y>
    </hint>
    <hint type="destinationlabel">
     <x>626</x>
     <y>192</y>
    </hint>
   </hints>
  </connection>
 </connections>
 <slots>
  <signal>signal1()</signal>
  <slot>makeRoll1()</slot>
  <slot>name1input()</slot>
  <slot>name2input()</slot>
  <slot>makeRoll2()</slot>
  <slot>restart()</slot>
 </slots>
</ui>
